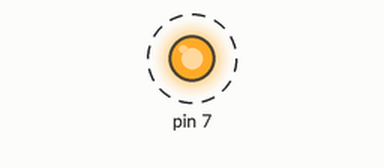
The sketch below on a simulated Arduino Uno, built with avr-gcc and run on an emulated ATmega328P. On the bench: output pins drawn as LEDs (lit = HIGH). Dashed ring = blinking. At 2.0 s the program stops and its outputs stay as they are.

Above: at 1.05 s.
Timing chart, 0 to 3.5 s (numbered marks = the images above):
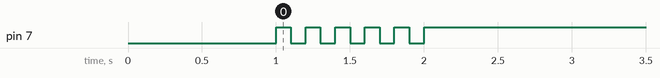

Measured:
- by itself, pin 7: alternates HIGH for 0.10 s and LOW for 0.10 s, 11 changes in all, then stays HIGH

The sketch:

05_practice_2.ino
```cpp
unsigned int toggle;
void setup() {
  pinMode(7, OUTPUT);
  digitalWrite(7, LOW);
  delay(1000);
  toggle = LOW;
}

void loop() {
  for(int count = 0; count < 10; ++count){
    toggle = toggle_state(toggle);
    digitalWrite(7, toggle);
    delay(100);
  }
  while(1){
    digitalWrite(7, HIGH);
  }
}

int toggle_state(int toggle){
  if(toggle == LOW){
      toggle = HIGH;
    }
    else{
      toggle = LOW;
    }
    return toggle;
  }
```
